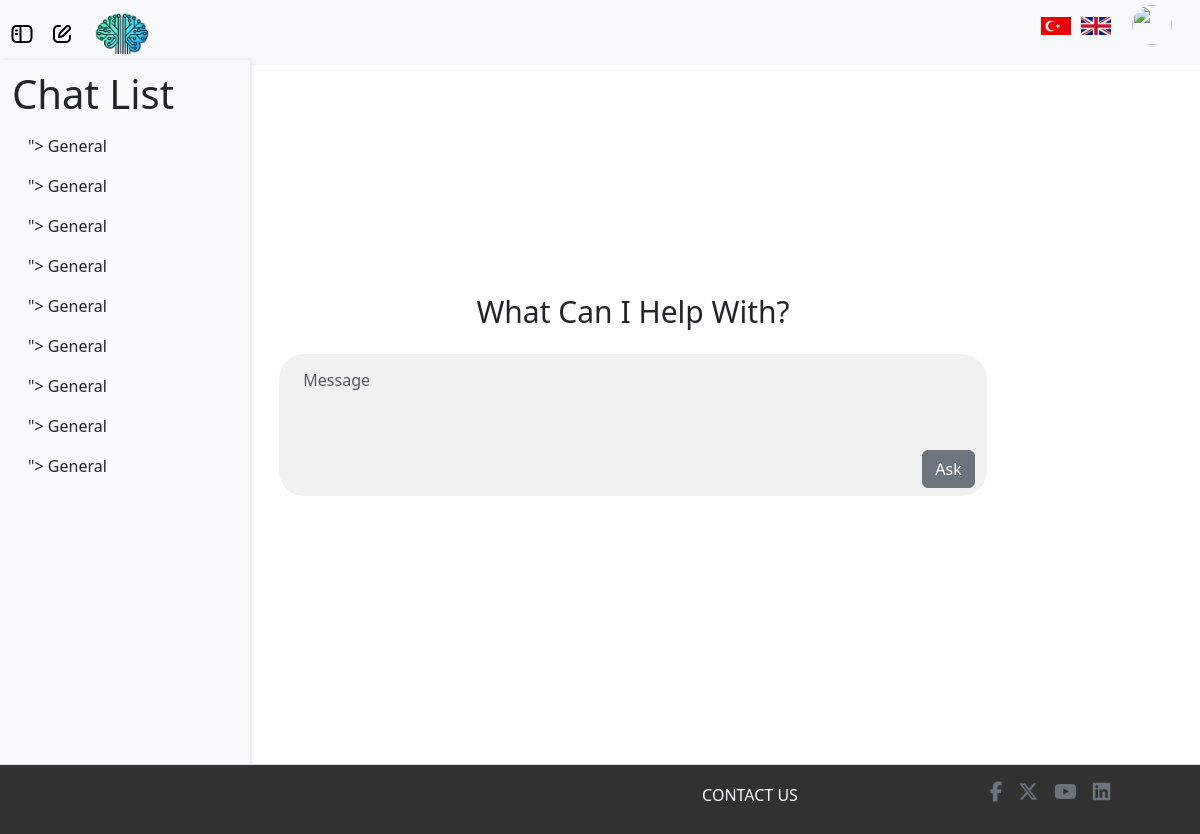
/ (signed in), run on an earlier commit of the app's database.
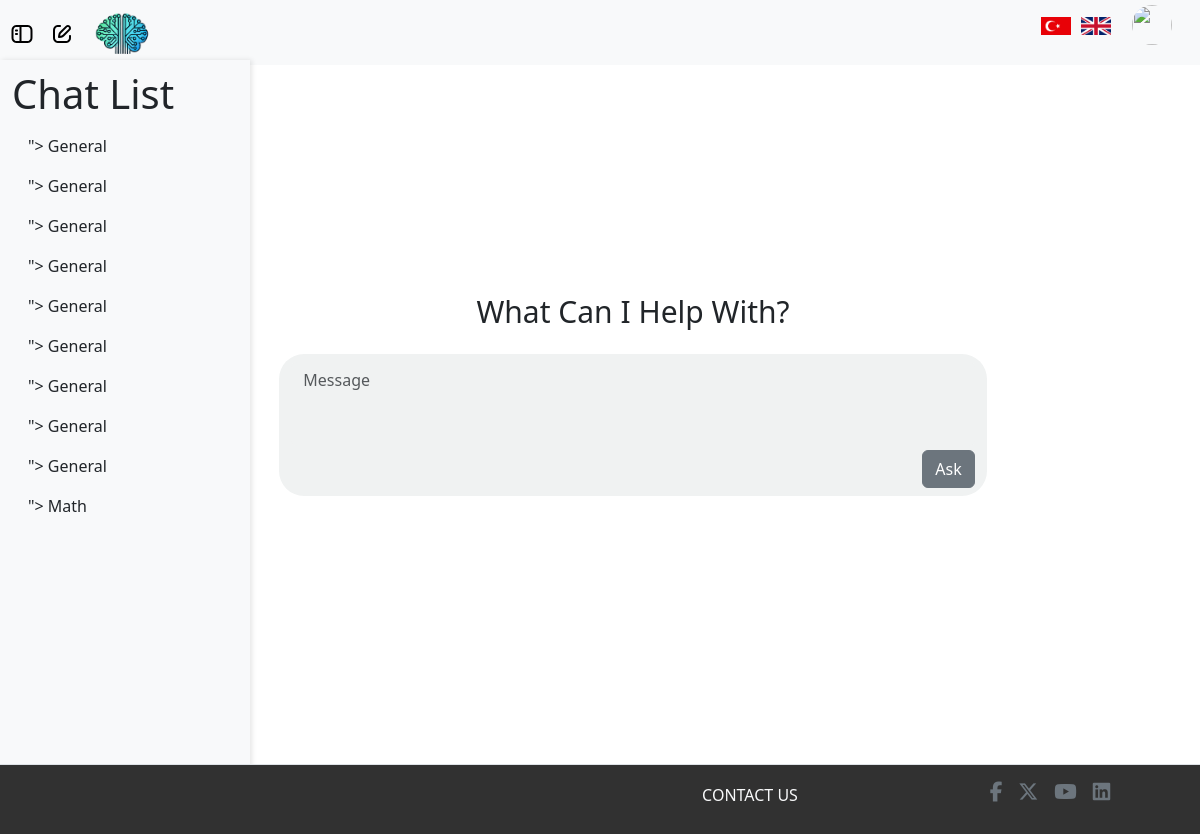
And on a later commit of the database.
### server.py (models this page shows)
class ChatHistory(db.Model):
    id = db.Column(db.Integer, primary_key=True)
    user_id = db.Column(db.Integer, db.ForeignKey('user.id'), nullable=False)
    topic = db.Column(db.String(100), nullable=False)
    chats = db.Column(MutableList.as_mutable(db.JSON), nullable=True)  # Make the list mutable
    timestamp = db.Column(db.DateTime, nullable=False, default=db.func.current_timestamp())

### server.py (the view)
@app.route("/")
def home_page():
    user_chats = None
    selected_chat = None
    if current_user.is_authenticated:
        user_chats = ChatHistory.query.filter_by(user_id=current_user.id).all()
    chat_id = request.args.get("chat_id", type=int)
    if chat_id:
        selected_chat = ChatHistory.query.filter_by(id=chat_id).first()
        if selected_chat is None:
            flash('Selected chat not found', 'error')
            return redirect(url_for('home_page'))  # Redirect to the homepage if no chat found
        else:
            current_user.currentChatID = chat_id
            db.session.commit()
    else:
        current_user.currentChatID = None
        db.session.commit()
    return render_template(
        "index.html",
        user_chats=user_chats,
        selected_chat=selected_chat
    )

### server.py (called while the page is built)
def get_locale():
    if 'lang' in request.args:
        lang = request.args.get('lang')
        if lang in ['en', 'tr']:
            session['lang'] = lang
            return session['lang']
    elif 'lang' in session:
        return session.get('lang')
    return request.accept_languages.best_match(['en', 'tr'])

@login_manager.user_loader
def load_user(user_id):
    return User.query.get(int(user_id))

@app.context_processor
def inject_babel():
    return dict(_=gettext)

@app.context_processor
def inject_locale():
    return {'get_locale': get_locale}

### templates/index.html (shortened to what this page needs)
{% extends "layouts/layout.html" %} {% block title %}Welcome{% endblock title %}
{% block content %}
<div class="flash-container position-absolute top-0 start-50 translate-middle-x p-3">
</div>
<div class="container" id="chat">
    {% if current_user.is_authenticated %}
    <div class="container-fluid" id="progressBarr"></div>
    {% else %}
    <div class="container-fluid" id="hiddenContent" style="margin-top: 80px;"></div>
    {% endif %}
    <div class="container-fluid" id="content">
        <h1 class="display-4 text-center mb-4" id="header">
            {{ _('What Can I Help With?') }}
        </h1>
        <div class="container pt-2 pb-2" id="chatBeginning">
            <form id="messageForm">
                <div class="mb-1">
                    <textarea class="form-control" id="exampleFormControlTextarea1" rows="3"
                        placeholder="{{ _('Message') }}" required></textarea>
                </div>
                <div class="d-flex flex-row-reverse">
                    <button type="submit" class="btn btn-secondary" id="askButton">
                        {{ _('Ask') }}
                    </button>
                </div>
            </form>
        </div>
    </div>
</div>
{% endblock content %}

### templates/layouts/layout.html (shortened to what this page needs)
<!doctype html>
<html lang="en">
<head>
    <link rel="stylesheet" href="https://cdnjs.cloudflare.com/ajax/libs/font-awesome/6.5.1/css/all.min.css">
    <link href="https://cdn.jsdelivr.net/npm/bootstrap@5.3.3/dist/css/bootstrap.min.css" rel="stylesheet" />
    <link href="{{ url_for('static', filename='css/style.css') }}" rel="stylesheet" />
</head>
<body>
    <nav class="navbar navbar-expand-lg navbar-light d-flex bg-light">
        <div class="container-fluid">
            {% if current_user.is_authenticated %}
            <a class="navbar-brand" id="toggle-sidebar"></a>
            <a class="navbar-brand" id="toggle-new-chat" onclick="openTopic(event);"></a>
                <a class="navbar-brand" id="toggle-logo" href="#" onclick="location.reload(); return false;">
                    <img src="{{ url_for('static', filename='images/logo.jpg') }}" class="logo"/>
                  </a>
            <div class="navbar-nav ms-auto d-flex align-items-center" id="navbarNav">
                <ul class="navbar-brand d-flex align-items-center">
                    <li class="nav-item d-flex" id="change_language">
                        <a href="{{ url_for('change_language', lang_code='tr') }}">
                            <img src="{{ url_for('static', filename='images/Türkçe.jpg') }}" alt="Türkçe"
                                class="language-flag" />
                        </a>
                        <a href="{{ url_for('change_language', lang_code='en') }}">
                            <img src="{{ url_for('static', filename='images/English.png') }}" alt="English"
                                class="language-flag" />
                        </a>
                    </li>
                    <li class="nav-item ms-3">
                        <img src="{{ url_for('static', filename='images/user.png') }}" class="rounded-circle"
                            id="userDropdown" role="button" data-bs-toggle="dropdown" aria-expanded="false" />
                    </li>
                </ul>
            </div>
            {% endif %}
        </div>
    </nav>
    <div style="min-height: 800px;">
        <div class="row" style="min-height: 700px; margin-bottom: 40px;">
            {% if current_user.is_authenticated %}
            <div id="sidebar" class="col-md-3 col-lg-2 d-md-block bg-light sidebar d-flex flex-column pb-5" style="margin-top: 60px; padding-top: 10px; margin-bottom: 50px; padding-bottom: 50px;">
                <h1>Chat List</h1>
                <ul class="nav flex-column position-sticky pb-5">
                    {% if user_chats %}
                    {% for chat in user_chats %}
                    <li class="nav-item">
                        <a class="nav-link text-dark" href="{{ url_for('chatl', id=chat.id) }}">">
                            <span>{{ chat.topic }}</span>
                        </a>
                    </li>
                    {% endfor %}
                    {% else %}
                    <li class="nav-item">
                        <span class="text-muted">No chat history available.</span>
                    </li>
                    {% endif %}
                </ul>
            </div>
            {% endif %}
            <main class="col-md-9 ms-sm-auto col-lg-10 px-md-4 d-flex justify-content-center mt-4" style="min-height: 700px; margin-top: 200px;">
                {% block content %}{% endblock content %}
            </main>
        </div>
        <footer class="d-flex justify-content-center align-items-center border-top w-100 px-0" style="
        position: relative;
        bottom: 0;
        left: 0;
        width: 100%;
        height: 70px;
        background-color: rgb(49, 49, 49);
        z-index: 9999;
        ">
            <div class="d-flex flex-row align-items-end justify-content-end w-100">
                <span class="contact-us-text w-25 mb-3 text-center text-light">CONTACT US</span>
                <ul class="d-flex align-items-center justify-content-center w-25 list-unstyled">
                    <li><a href="#" class="mx-2 fs-5 text-secondary"><i class="footer-contact-us-icons fa-brands fa-facebook-f"></i></a></li>
                    <li><a href="#" class="mx-2 fs-5 text-secondary"><i class="footer-contact-us-icons fa-brands fa-x-twitter"></i></a></li>
                    <li><a href="#" class="mx-2 fs-5 text-secondary"><i class="footer-contact-us-icons fab fa-youtube"></i></a></li>
                    <li><a href="#" class="mx-2 fs-5 text-secondary"><i class="footer-contact-us-icons fab fa-linkedin"></i></a></li>
                </ul>
            </div>
        </footer>
    </div>
</body>
</html>

### static/css/style.css (style rules this page uses)
.logo { height: 50px; width: auto; margin-right: 10px; transition: transform 0.3s ease; }
.navbar { height: 65px; width: 100%; position: fixed; top: 0; }
#userDropdown { width: 40px; height: 40px; cursor: pointer; }
#sidebar { height: 90vh; width: 250px; overflow-y: auto; position: fixed; top: 0; left: -250px; background-color: white; box-shadow: 2px 0 5px rgba(0, 0, 0, 0.1); transition: left 0.3s ease; z-index: 1040; padding-bottom: 500px; }
#sidebar.show { left: 0; }
#toggle-sidebar { left: 10px; z-index: 1050; position: absolute; }
#toggle-new-chat { left: 50px; z-index: 1050; position: absolute; }
#toggle-logo { left: 90px; z-index: 1050; position: absolute; }
.contact-us-text { color: #414040; }
.flash-container { z-index: 1050; }
#chat { margin-bottom: 50px; height: 500px; }
#content { margin-top: 170px; padding-right: 150px; }
#header { font-weight: 500; font-size: 30px; }
#chatBeginning { min-height: 110px; width: 90%; border-style: none; border-radius: 25px; background-color: rgb(240, 242, 242); }
#exampleFormControlTextarea1 { background-color: rgb(240, 242, 242); border-style: none; resize: none; }
.nav-item { list-style-type: none; margin: 0; padding: 0; }
.language-flag { width: 30px; height: auto; margin: 0 5px; cursor: pointer; transition: transform 0.3s ease; }
#progressBarr { min-height: 20px; margin-top: 80px; }

What changed in the data, as far as the page shows it:
added ChatHistory: topic "Math"
